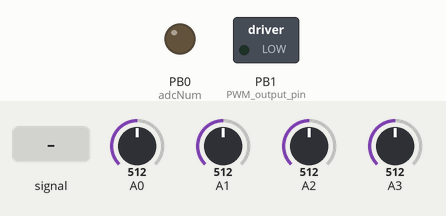
This sketch was run on a simulated ATtiny85, built with avr-gcc and run on an emulated ATtiny85. Parts: switched loads named in the sketch (green lamp = pin HIGH), output pins drawn as LEDs (lit = HIGH). The inputs (shaded band) are chosen by the test bench; at power-on: A2 = 512, A3 = 512, A0 = 512, A1 = 512.

Above: at 0.81 s.
1.3 s: A2 fed a 1000 Hz sine of ±255 counts around its level
Timing chart, 0 to 1.4 s (numbered marks = the images above; inputs shaded):
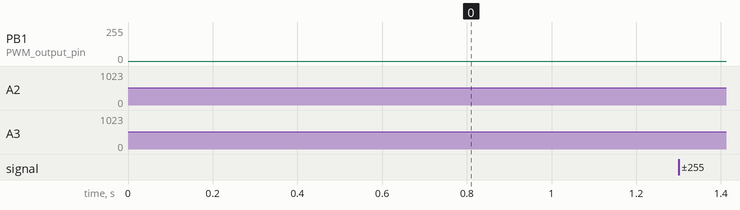

The sketch:

single.ino
```cpp
#include "calc.h"
#define NUM_ADCS (4)

// Base-timer is running at 8MHz
#define F_TIM (8000000L)

// Fixed value to start the ADC
// enable ADC, start conversion, prescaler = /64 gives us an ADC clock of 8MHz/64 (125kHz)
#define ADCSRAVAL ( _BV(ADEN) | _BV(ADSC) | _BV(ADPS2) | _BV(ADPS1)  | _BV(ADIE) )

// Remember(!) the input clock is 64MHz, therefore all rates
// are relative to that.
// let the preprocessor calculate the various register values 'coz
// they don't change after compile time
#if ((F_TIM/(SRATE)) < 255)
#define T1_MATCH ((F_TIM/(SRATE))-1)
#define T1_PRESCALE _BV(CS00)  //prescaler clk/1 (i.e. 8MHz)
#else
#define T1_MATCH (((F_TIM/8L)/(SRATE))-1)
#define T1_PRESCALE _BV(CS01)  //prescaler clk/8 (i.e. 1MHz)
#endif


#define OSCOUTREG (OCR1A)

const uint8_t     *waves[5];  // choice of wavetable
const uint8_t     *wave1;     // which wavetable will this oscillator use?
const uint8_t     *wave2;     // which wavetable will this oscillator use?
uint16_t          phase;      // The accumulated phase (distance through the wavetable)
uint16_t          pi;         // current phase increment (how much phase will increase per sample)

void setup()
{
  PLLCSR |= _BV(PLLE);                // Enable 64 MHz PLL
  delayMicroseconds(100);             // Stabilize
  while (!(PLLCSR & _BV(PLOCK)));     // Wait for it...
  PLLCSR |= _BV(PCKE);                // Timer1 source = PLL

  ///////////////////////////////////////////////
  // Set up Timer/Counter1 for 250kHz PWM output
  TCCR1 = 0;                  // stop the timer
  TCNT1 = 0;                  // zero the timer
  GTCCR = _BV(PSR1);          // reset the prescaler
  TCCR1 = _BV(PWM1A) | _BV(COM1A1) | _BV(COM1A0) | _BV(CS10);
  OCR1C = 255;
  OCR1A = 128;                // start with 50% duty cycle on the PWM
  pinMode(PB1, OUTPUT);       // PWM output pin


  waves[0] = sine;
  waves[1] = triangle;
  waves[2] = sq;
  waves[3] = ramp;
  waves[4] = sine;
  ///////////////////////////////////////////////
  // Set up Timer/Counter0 for sample-rate ISR
  TCCR0B = 0;                 // stop the timer (no clock source)
  TCNT0 = 0;                  // zero the timer

  TCCR0A = _BV(WGM01);        // CTC Mode
  TCCR0B = T1_PRESCALE;
  OCR0A = T1_MATCH;           // calculated match value
  TIMSK |= _BV(OCIE0A);

  ///////////////////////////////////////////////
  // Set up the ADC
  pinMode(A0, INPUT);
  pinMode(A1, INPUT);
  pinMode(A2, INPUT);
  pinMode(A3, INPUT);
  //DIDR0 = _BV(ADC0D) | _BV(ADC1D) | _BV(ADC2D) | _BV(ADC3D);  // disable digital pin attached to ADC channels
  ADMUX  = 0;                       // select the mux for ADC0
  //ADCSRA = ADCSRAVAL;             // enable the ADC, set prescaler and start a conversion

  pinMode(PB0, OUTPUT);       // signalling pin

  pi = 1;
}

#if 0
// See http://doitwireless.com/2014/06/26/8-bit-pseudo-random-number-generator/
uint8_t rnd()
{
  static uint8_t r = 0x23;
  uint8_t lsb = r & 1;
  r >>= 1;
  r ^= (-lsb) & 0xB8;
  return r;
}
#endif


#define DATAWHEEL (1)

void loop()
{
  static uint8_t adcNum=0;                // declared as static to limit variable scope
  static uint8_t waveSelect;
  uint16_t  adcVal = analogRead(adcNum);  // Get the next adc value
  switch(adcNum)
  {
    case 0: // reduced range ~ 512-1023
      break;
    case 1:
      break;
    case 2:
      waveSelect = adcVal >> 7;                     // gives us 0-7
      wave1 = waves[waveSelect >> 1];                   // 0-3
      wave2 = waves[(waveSelect >> 1) + (waveSelect & 1)];  // 0-4
      break;
    case 3:
      pi = pgm_read_word(&octaveLookup[adcVal]);
      break;
  }

  // next time we're dealing with a different channel; calculate which one:
  adcNum++;
  adcNum %= NUM_ADCS;

  // Start the ADC off again, this time for the next oscillator
  // it turns out that simply setting the MUX to the ADC number (0-3)
  // will select that channel, as long as you don't want to set any other bits
  // in ADMUX of course. Still, that's simple to do if you need to.
  ADMUX  = adcNum;      // select the correct channel for the next conversion
  ADCSRA |= _BV(ADSC);  // ADCSRAVAL;
}

uint8_t state;
// deal with oscillator

// to save wavetable space, we play the wavetable forward, then
// backwards and inverted

// 0 1 2 3 4 5 6 7
// 0 1 2 3 3 2 1 0

ISR(TIM0_COMPA_vect)
{
  // increment the phase counter
  phase += pi;
  // By shifting the 16 bit number by 6, we are left with a number
  // in the range 0-1023 (0-0x3ff)
  uint16_t p = (phase) >> FRACBITS;

  // look up the output-value based on the current phase counter (truncated)
  uint16_t ix = p < WTSIZE ? p : ((2*WTSIZE-1) - p);

  uint8_t s1 = pgm_read_byte(&wave1[ix]);
  uint8_t s2 = pgm_read_byte(&wave2[ix]);
  uint8_t s = s1 + s2;

  OSCOUTREG = p < WTSIZE ? -s : s;
}
```

calc.h
```cpp
#include "arduino.h"
#define SRATE    (50000L)
#define WTSIZE   (512L)
#define FRACBITS (6L)
#define HALF     (0x20)
#define DACRANGE (1024L)
extern const uint16_t octaveLookup[DACRANGE];
extern const uint8_t  sine[WTSIZE];
extern const uint8_t  ramp[WTSIZE];
extern const uint8_t  sq[WTSIZE];
extern const uint8_t  triangle[WTSIZE];
```

Source omitted: calc.ino (64425 bytes)
